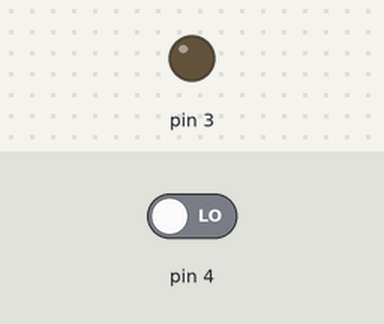
A sketch run on a simulated Arduino Uno, built with avr-gcc and run on an emulated ATmega328P. Shown: output pins drawn as LEDs (lit = HIGH). The test bench sets the inputs (shaded band); at power-on: pin 4 LOW.

Above: at 1.2 s.
1.3 s: pin 4 driven HIGH
At 3.6 s:
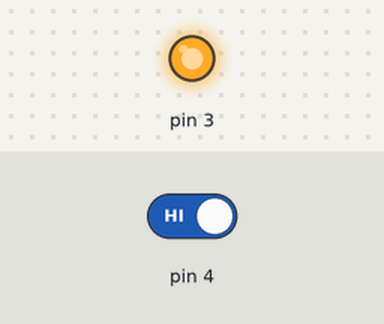
4.3 s: pin 4 driven LOW
At 4.8 s:
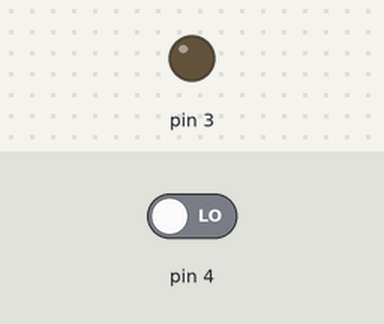
Timing chart, 0 to 7.3 s (numbered marks = the images above; inputs shaded):
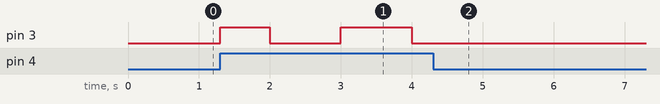

The sketch:

Turning_on_and_off_buzzer_with_millis.ino
```cpp
unsigned long previousTime = 0;
void setup() {
  // put your setup code here, to run once:
pinMode(3,OUTPUT);
pinMode(4,INPUT);
}
void loop() {
if(digitalRead(4)==HIGH)
{
  unsigned long current_time = millis();
  if(current_time >= previousTime + 1000)
  {
    previousTime += 1000;
    digitalWrite(3,!digitalRead(3));
  }
}
else
{
  digitalWrite(3,LOW);
}
}
```

Measured:
- after the input at 1.3 s, pin 3: LOW → HIGH at once, → LOW 0.70 s later, → HIGH 1.0 s later, → LOW 1.0 s later
- after the input at 4.3 s, pin 3: stops changing and stays LOW
